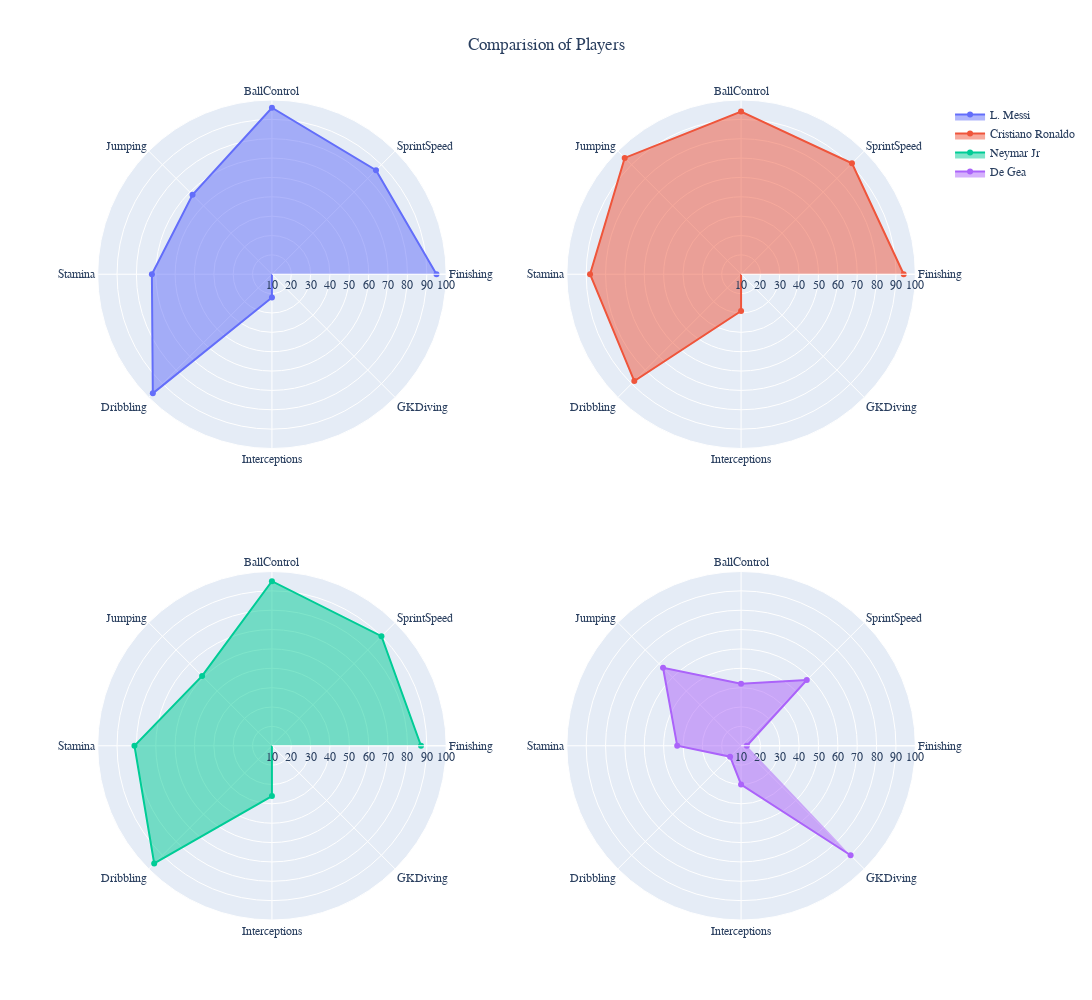

This figure's notebook cell:
### Code cell
top_players = df.sort_values(by='Overall', ascending=False).head(4)

fig = make_subplots(
    rows=2,
    cols=2,
    specs=[[{"type": "polar"} for _ in range(2)] for _ in range(2)]
)

categories = ['Finishing', 'SprintSpeed', 'BallControl', 'Jumping', 'Stamina', 'Dribbling', 'Interceptions', 'GKDiving']

count = 0
for i in range(1, 3):
    for j in range(1, 3):
        fig.add_trace(go.Scatterpolar(r=[df.iloc[count]['Finishing'], df.iloc[count]['SprintSpeed'], 
                                         df.iloc[count]['BallControl'], df.iloc[count]['Jumping'], 
                                         df.iloc[count]['Stamina'], df.iloc[count]['Dribbling'], 
                                         df.iloc[count]['Interceptions'], df.iloc[count]['GKDiving']],
                                  theta=categories, 
                                  fill='toself', 
                                  name=df.iloc[count]['Name']), row=i, col=j)
        count += 1
        
        
fig.update_layout(
    font_family="Comic Sans MS",
    title={'text' : 'Comparision of Players',
           'x':0.5,
            'xanchor': 'center'},
    width=1200, height=1000, showlegend=True)


fig.update_polars(dict(
    radialaxis=dict(
      visible=True, range=[10, 100])
))        
        

fig.write_image('Players Comparision.png')
fig.show()

### Figure 1 — Plotly figure (JSON) as saved in the notebook; plotly's stock layout.template omitted (floating-point values rounded to 4 significant figures)
{"data": [{"fill": "toself", "name": "L. Messi", "r": [95, 86, 96, 68, 72, 97, 22, 6], "subplot": "polar", "theta": ["Finishing", "SprintSpeed", "BallControl", "Jumping", "Stamina", "Dribbling", "Interceptions", "GKDiving"], "type": "scatterpolar"}, {"fill": "toself", "name": "Cristiano Ronaldo", "r": [94, 91, 94, 95, 88, 88, 29, 7], "subplot": "polar2", "theta": ["Finishing", "SprintSpeed", "BallControl", "Jumping", "Stamina", "Dribbling", "Interceptions", "GKDiving"], "type": "scatterpolar"}, {"fill": "toself", "name": "Neymar Jr", "r": [87, 90, 95, 61, 81, 96, 36, 9], "subplot": "polar3", "theta": ["Finishing", "SprintSpeed", "BallControl", "Jumping", "Stamina", "Dribbling", "Interceptions", "GKDiving"], "type": "scatterpolar"}, {"fill": "toself", "name": "De Gea", "r": [13, 58, 42, 67, 43, 18, 30, 90], "subplot": "polar4", "theta": ["Finishing", "SprintSpeed", "BallControl", "Jumping", "Stamina", "Dribbling", "Interceptions", "GKDiving"], "type": "scatterpolar"}], "layout": {"font": {"family": "Comic Sans MS"}, "height": 1000, "polar": {"domain": {"x": [0, 0.45], "y": [0.575, 1]}, "radialaxis": {"range": [10, 100], "visible": true}}, "polar2": {"domain": {"x": [0.55, 1], "y": [0.575, 1]}, "radialaxis": {"range": [10, 100], "visible": true}}, "polar3": {"domain": {"x": [0, 0.45], "y": [0, 0.425]}, "radialaxis": {"range": [10, 100], "visible": true}}, "polar4": {"domain": {"x": [0.55, 1], "y": [0, 0.425]}, "radialaxis": {"range": [10, 100], "visible": true}}, "showlegend": true, "title": {"text": "Comparision of Players", "x": 0.5, "xanchor": "center"}, "width": 1200}}
